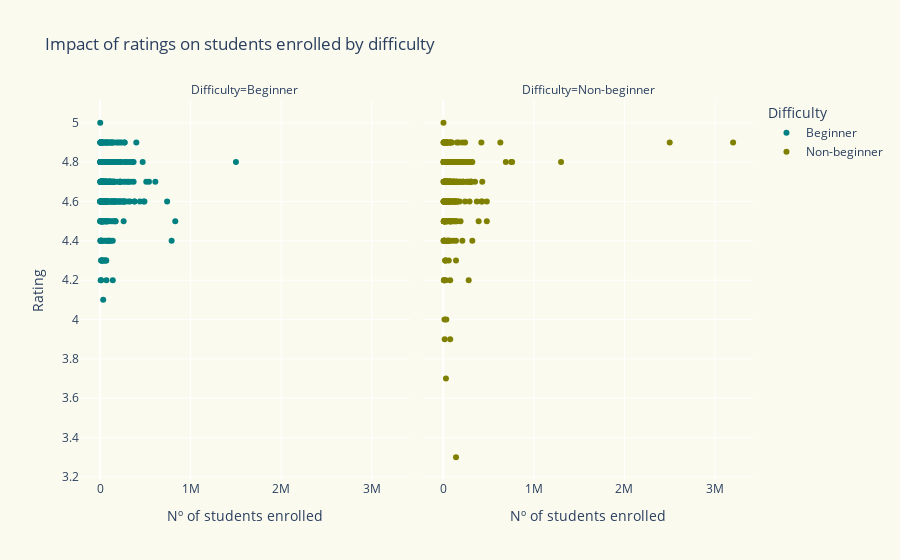

Here is the notebook cell this chart was saved with:
### Code cell
fig = px.scatter(
    df,
    x='course_students_enrolled',
    y='course_rating',
    color='difficulty_groups',
    facet_col='difficulty_groups',  
    title='Impact of ratings on students enrolled by difficulty',
    labels={'difficulty_groups': 'Difficulty',
            'course_students_enrolled': 'Nº of students enrolled', 
            'course_rating': 'Rating'},
    hover_data=['course_title', 
                'course_organization'],
    color_discrete_map={'Beginner': '#008080', 
                        'Non-beginner': '#808000'})

fig.update_layout(paper_bgcolor='rgb(250, 250, 238)',  
    plot_bgcolor='rgb(250, 250, 238)')

fig.show()

### Figure 1 — Plotly figure (JSON) as saved in the notebook; plotly's stock layout.template omitted (floating-point values rounded to 4 significant figures; data arrays with more than 128 entries replaced by an {"elided": "..."} marker saying what was removed)
{"data": [{"customdata": {"elided": "487x2 str values"}, "hovertemplate": "Difficulty=Beginner<br>Nº of students enrolled=%{x}<br>Rating=%{y}<br>course_title=%{customdata[0]}<br>course_organization=%{customdata[1]}<extra></extra>", "legendgroup": "Beginner", "marker": {"color": "#008080", "symbol": "circle"}, "mode": "markers", "name": "Beginner", "orientation": "v", "showlegend": true, "type": "scatter", "x": {"elided": "487 int values"}, "xaxis": "x", "y": {"elided": "487 float values"}, "yaxis": "y"}, {"customdata": {"elided": "404x2 str values"}, "hovertemplate": "Difficulty=Non-beginner<br>Nº of students enrolled=%{x}<br>Rating=%{y}<br>course_title=%{customdata[0]}<br>course_organization=%{customdata[1]}<extra></extra>", "legendgroup": "Non-beginner", "marker": {"color": "#808000", "symbol": "circle"}, "mode": "markers", "name": "Non-beginner", "orientation": "v", "showlegend": true, "type": "scatter", "x": {"elided": "404 int values"}, "xaxis": "x2", "y": {"elided": "404 float values"}, "yaxis": "y2"}], "layout": {"annotations": [{"font": {}, "showarrow": false, "text": "Difficulty=Beginner", "x": 0.245, "xanchor": "center", "xref": "paper", "y": 1, "yanchor": "bottom", "yref": "paper"}, {"font": {}, "showarrow": false, "text": "Difficulty=Non-beginner", "x": 0.755, "xanchor": "center", "xref": "paper", "y": 1, "yanchor": "bottom", "yref": "paper"}], "legend": {"title": {"text": "Difficulty"}, "tracegroupgap": 0}, "paper_bgcolor": "rgb(250, 250, 238)", "plot_bgcolor": "rgb(250, 250, 238)", "title": {"text": "Impact of ratings on students enrolled by difficulty"}, "xaxis": {"anchor": "y", "domain": [0, 0.49], "title": {"text": "Nº of students enrolled"}}, "xaxis2": {"anchor": "y2", "domain": [0.51, 1], "matches": "x", "title": {"text": "Nº of students enrolled"}}, "yaxis": {"anchor": "x", "domain": [0, 1], "title": {"text": "Rating"}}, "yaxis2": {"anchor": "x2", "domain": [0, 1], "matches": "y", "showticklabels": false}}}
